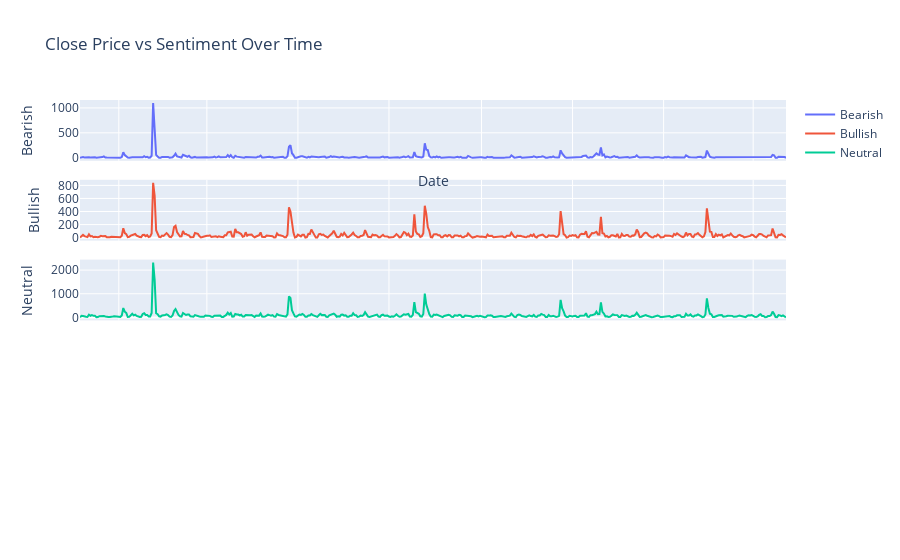

Here is the notebook cell this chart was saved with:
### Code cell
from plotly.subplots import make_subplots
import plotly.graph_objects as go
import plotly

fig = plotly.subplots.make_subplots(rows=5, cols=1, shared_xaxes=True, vertical_spacing=0.05)
# Add the second trace (Sentiment) with the right y-axis to the first subplot
fig.add_trace(go.Scatter(x=df_sa_pivot1['CreatedAt'], y=df_sa_pivot1['Bearish'] , mode='lines', name='Bearish', yaxis='y1'), row=1, col=1)

fig.add_trace(go.Scatter(x=df_sa_pivot1['CreatedAt'], y=df_sa_pivot1['Bullish'], mode='lines', name='Bullish', yaxis='y1'), row=2, col=1)

fig.add_trace(go.Scatter(x=df_sa_pivot1['CreatedAt'], y=df_sa_pivot1['Neutral'], mode='lines', name='Neutral', yaxis='y1'), row=3, col=1)


# Update layout
fig.update_layout(title_text='Close Price vs Sentiment Over Time', xaxis_title='Date')

# # Update y-axis titles
fig.update_yaxes(title_text="Bearish", row=1, col=1)
fig.update_yaxes(title_text="Bullish", row=2, col=1)
fig.update_yaxes(title_text="Neutral", row=3, col=1)
# fig.update_yaxes(title_text="Close Price", row=4, col=1)

fig.show()

### Figure 1 — Plotly figure (JSON) as saved in the notebook; plotly's stock layout.template omitted (floating-point values rounded to 4 significant figures; data arrays with more than 128 entries replaced by an {"elided": "..."} marker saying what was removed)
{"data": [{"mode": "lines", "name": "Bearish", "type": "scatter", "x": {"elided": "474 str values"}, "xaxis": "x", "y": {"elided": "474 int values"}, "yaxis": "y"}, {"mode": "lines", "name": "Bullish", "type": "scatter", "x": {"elided": "474 str values"}, "xaxis": "x2", "y": {"elided": "474 int values"}, "yaxis": "y2"}, {"mode": "lines", "name": "Neutral", "type": "scatter", "x": {"elided": "474 str values"}, "xaxis": "x3", "y": {"elided": "474 int values"}, "yaxis": "y3"}], "layout": {"title": {"text": "Close Price vs Sentiment Over Time"}, "xaxis": {"anchor": "y", "domain": [0, 1], "matches": "x5", "showticklabels": false, "title": {"text": "Date"}}, "xaxis2": {"anchor": "y2", "domain": [0, 1], "matches": "x5", "showticklabels": false}, "xaxis3": {"anchor": "y3", "domain": [0, 1], "matches": "x5", "showticklabels": false}, "xaxis4": {"anchor": "y4", "domain": [0, 1], "matches": "x5", "showticklabels": false}, "xaxis5": {"anchor": "y5", "domain": [0, 1]}, "yaxis": {"anchor": "x", "domain": [0.84, 1], "title": {"text": "Bearish"}}, "yaxis2": {"anchor": "x2", "domain": [0.63, 0.79], "title": {"text": "Bullish"}}, "yaxis3": {"anchor": "x3", "domain": [0.42, 0.58], "title": {"text": "Neutral"}}, "yaxis4": {"anchor": "x4", "domain": [0.21, 0.37]}, "yaxis5": {"anchor": "x5", "domain": [0, 0.16]}}}
